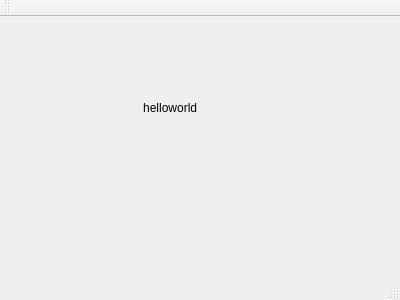
<?xml version="1.0" encoding="UTF-8"?>
<ui version="4.0">
 <class>helloworld</class>
 <widget class="QMainWindow" name="helloworld">
  <property name="geometry">
   <rect>
    <x>0</x>
    <y>0</y>
    <width>400</width>
    <height>300</height>
   </rect>
  </property>
  <property name="windowTitle">
   <string>helloworld</string>
  </property>
  <widget class="QWidget" name="centralWidget">
   <widget class="QLabel" name="label">
    <property name="geometry">
     <rect>
      <x>20</x>
      <y>40</y>
      <width>361</width>
      <height>101</height>
     </rect>
    </property>
    <property name="text">
     <string>                                     helloworld</string>
    </property>
   </widget>
  </widget>
  <widget class="QMenuBar" name="menuBar">
   <property name="geometry">
    <rect>
     <x>0</x>
     <y>0</y>
     <width>400</width>
     <height>25</height>
    </rect>
   </property>
  </widget>
  <widget class="QToolBar" name="mainToolBar">
   <attribute name="toolBarArea">
    <enum>TopToolBarArea</enum>
   </attribute>
   <attribute name="toolBarBreak">
    <bool>false</bool>
   </attribute>
  </widget>
  <widget class="QStatusBar" name="statusBar"/>
 </widget>
 <layoutdefault spacing="6" margin="11"/>
 <resources/>
 <connections/>
</ui>
